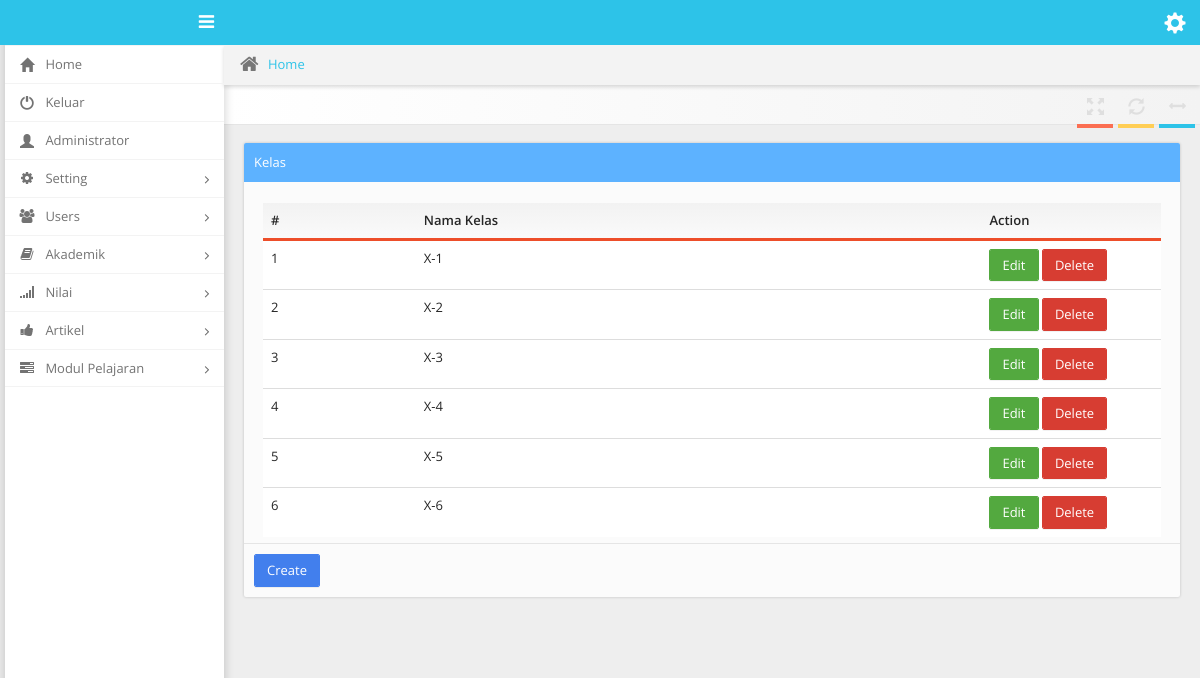
The app's page /dashboard/index.php?akademik=kelas (signed in) with its own data.
### tables this page shows
CREATE TABLE IF NOT EXISTS `kelas` (
  `kelas_id` int(11) NOT NULL AUTO_INCREMENT,
  `kelas_nama` varchar(50) DEFAULT NULL,
  PRIMARY KEY (`kelas_id`)
);

### dashboard/tables/kelas_table.php (the view)
<div class="col-xs-12 col-md-12">
    <div class="well with-header  with-footer">
        <div class="header bg-blue">
            Kelas
        </div>
        <table class="table table-hover">
            <thead class="bordered-darkorange">
                <tr>
                    <th>#</th>
                    <th>Nama Kelas</th>
                    <th width="20%">Action</th>
                </tr>
            </thead>
            <tbody>
                <?php
                    $no     =   1;
                    $kelas  =   mysqli_query($koneksi,"SELECT * FROM kelas ORDER BY kelas_id ASC");
                    while ($data=mysqli_fetch_array($kelas)) {
                ?>
                <tr>
                    <td><?php echo $no; ?></td>
                    <td><?php echo $data['kelas_nama']; ?></td>
                    <td>
                        <a href="?kelas-edit=<?php echo $data['kelas_id']; ?>" class="btn btn-success">Edit</a>
                        <a href="?kelas-del=<?php echo $data['kelas_id']; ?>" class="btn btn-danger">Delete</a>
                    </td>
                </tr>
                <?php
                    $no++;
                    }
                ?>
            </tbody>
        </table>
        <div class="footer">
            <a href="?akademik=kelas-create" class="btn btn-primary">Create</a>
        </div>
    </div>
</div>

### records on screen
kelas: kelas_nama "X-1"
kelas: kelas_nama "X-2"
kelas: kelas_nama "X-3"
kelas: kelas_nama "X-4"
kelas: kelas_nama "X-5"
kelas: kelas_nama "X-6"

### other values on screen
$_SESSION['name'] "Administrator"
